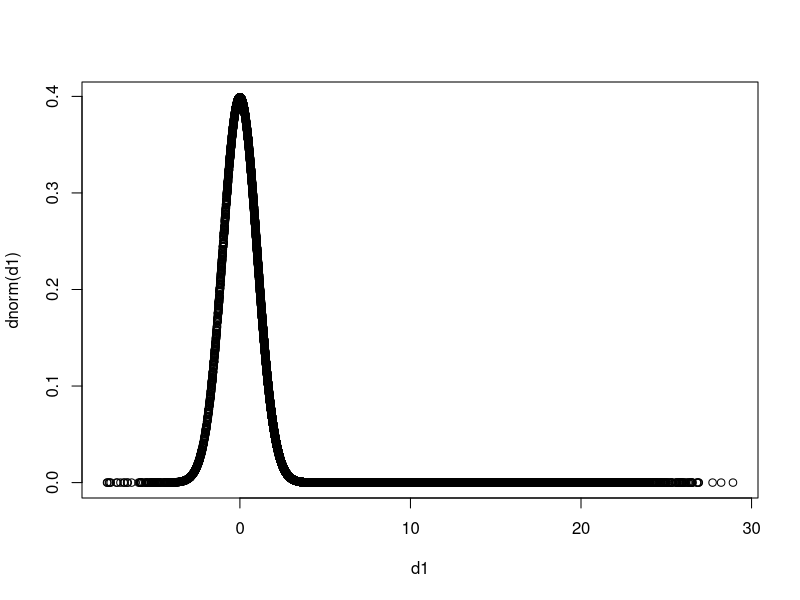
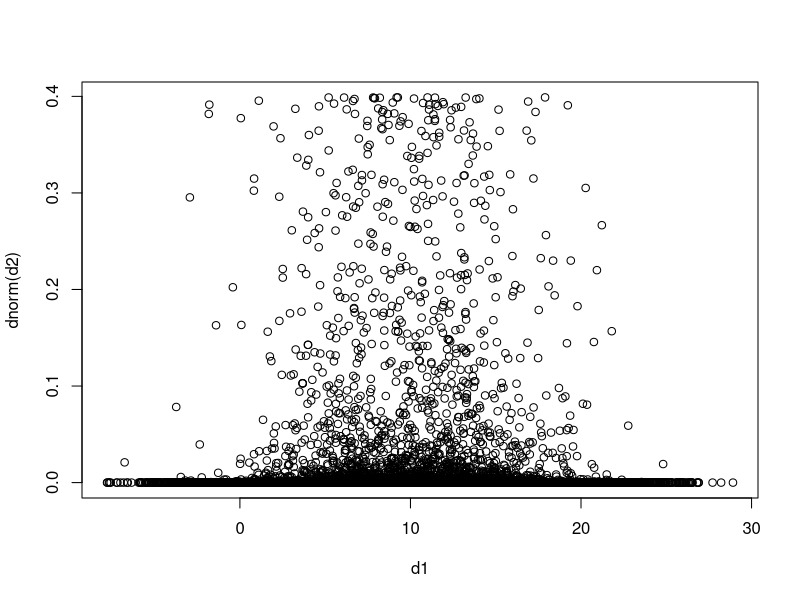
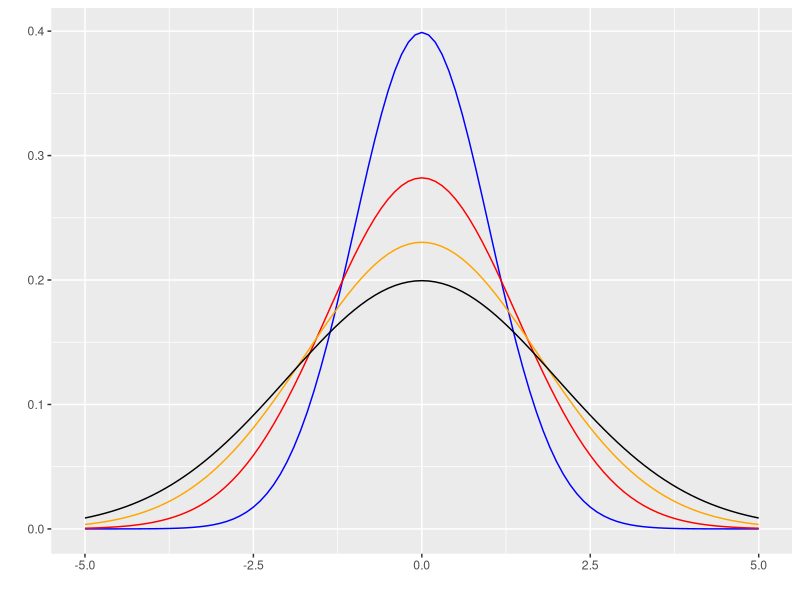
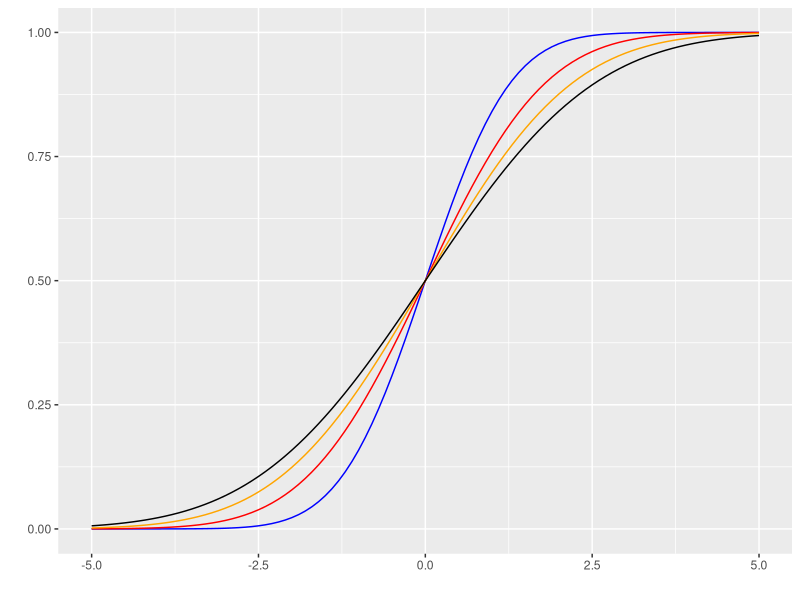
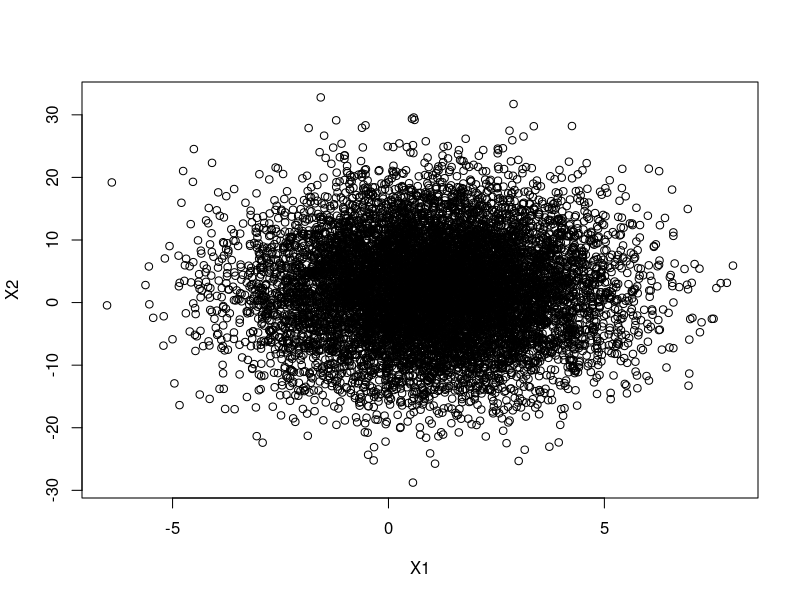
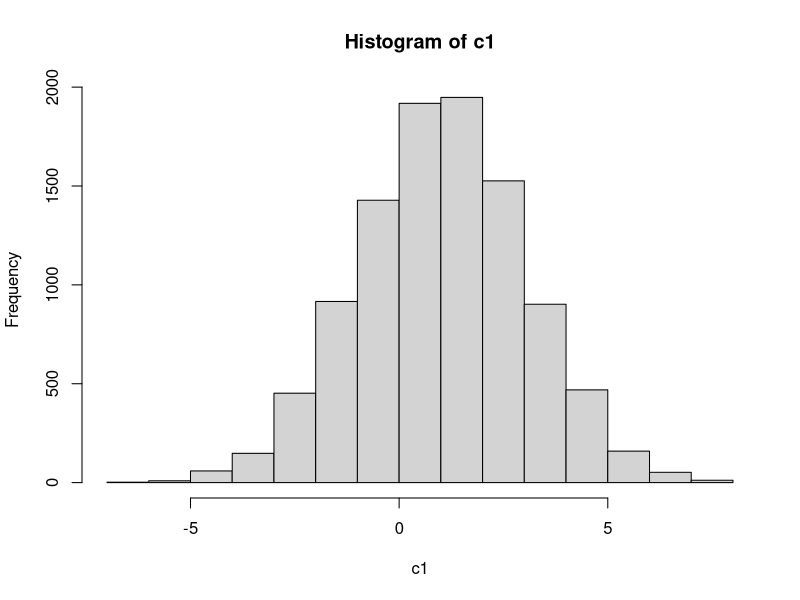
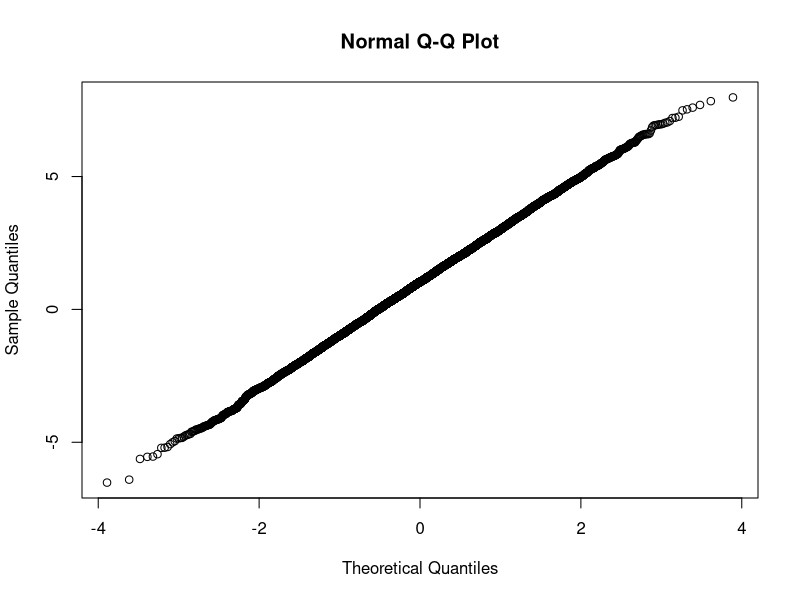
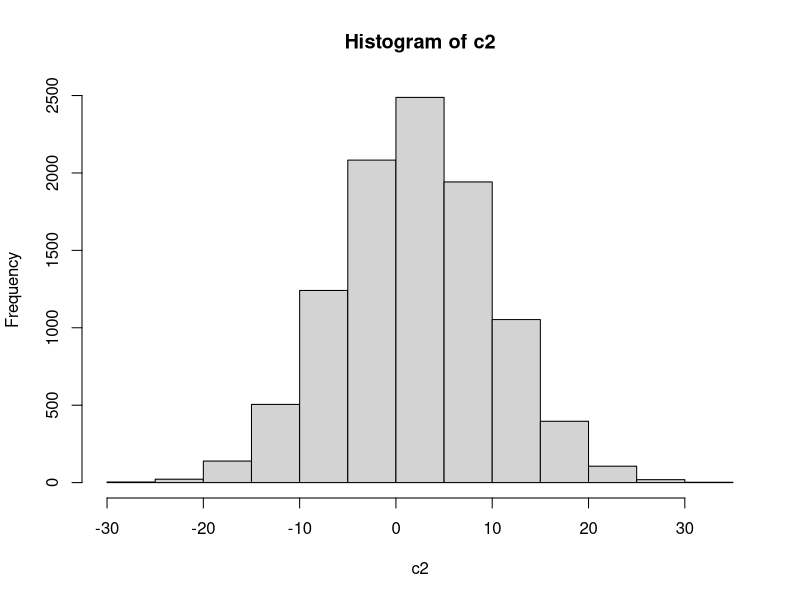

The R source for these figures, in order:
#### Distribución Normal Univariada ####

d1 <- rnorm(100000, mean = 10, sd = sqrt(20))
d2 <- rnorm(100000, mean = 10, sd = sqrt(10))
d3 <- rnorm(100000, mean = 10, sd = sqrt(5))

h1 <- dnorm(d1)
h2 <- dnorm(d2)
h3 <- dnorm(d3)

plot(d1, dnorm(d1))
plot(d1, dnorm(d2))

library(ggfortify)
library(ggplot2)


p <- ggfortify::ggdistribution(dnorm, seq(-5, 5, 0.1), mean = 0, sd = sqrt(1), colour = "blue")
p <- ggfortify::ggdistribution(dnorm, seq(-5, 5, 0.1), mean = 0, sd = sqrt(2), colour = "red", p = p)
p <- ggfortify::ggdistribution(dnorm, seq(-5, 5, 0.1), mean = 0, sd = sqrt(3),colour = 'orange', p = p)
ggfortify::ggdistribution(dnorm, seq(-5, 5, 0.1), mean = 0, sd = sqrt(4),colour = 'black', p = p)


1/(sqrt(2*pi)*sqrt(1)) # Maxima probabilidad
1/(sqrt(2*pi)*sqrt(2))
1/(sqrt(2*pi)*sqrt(3))
1/(sqrt(2*pi)*sqrt(4))



p <- ggfortify::ggdistribution(pnorm, seq(-5, 5, 0.1), mean = 0, sd = sqrt(1), colour = "blue")
p <- ggfortify::ggdistribution(pnorm, seq(-5, 5, 0.1), mean = 0, sd = sqrt(2), colour = "red", p = p)
p <- ggfortify::ggdistribution(pnorm, seq(-5, 5, 0.1), mean = 0, sd = sqrt(3),colour = 'orange', p = p)
ggfortify::ggdistribution(pnorm, seq(-5, 5, 0.1), mean = 0, sd = sqrt(4),colour = 'black', p = p)

# Todas alcanzan el 50% acumulado en la media
pnorm(0, mean = 0, sd = sqrt(1))
pnorm(0, mean = 0, sd = sqrt(2))
pnorm(0, mean = 0, sd = sqrt(3))
pnorm(0, mean = 0, sd = sqrt(4))
pnorm(50, mean = 50, sd = sqrt(1))

# Todas alcanzan el 68% acumulado +- 1 Desvio
pnorm(sqrt(1), mean = 10, sd = sqrt(1)) - pnorm(-sqrt(1), mean = 10, sd = sqrt(1))
pnorm(sqrt(2), mean = 0, sd = sqrt(2)) - pnorm(-sqrt(2), mean = 0, sd = sqrt(2))
pnorm(sqrt(3), mean = 0, sd = sqrt(3)) - pnorm(-sqrt(3), mean = 0, sd = sqrt(3))
pnorm(sqrt(4), mean = 0, sd = sqrt(4)) - pnorm(-sqrt(4), mean = 0, sd = sqrt(4))
pnorm(50+sqrt(4), mean = 50, sd = sqrt(4)) - pnorm(50-sqrt(4), mean = 50, sd = sqrt(4))

# Todas alcanzan el 95% acumulado +- 2 Desvio
pnorm(2*sqrt(1), mean = 0, sd = sqrt(1)) - pnorm(2*-sqrt(1), mean = 0, sd = sqrt(1))
pnorm(2*sqrt(2), mean = 0, sd = sqrt(2)) - pnorm(2*-sqrt(2), mean = 0, sd = sqrt(2))
pnorm(2*sqrt(3), mean = 0, sd = sqrt(3)) - pnorm(2*-sqrt(3), mean = 0, sd = sqrt(3))
pnorm(2*sqrt(4), mean = 0, sd = sqrt(4)) - pnorm(2*-sqrt(4), mean = 0, sd = sqrt(4))
pnorm(50+2*sqrt(4), mean = 50, sd = sqrt(4)) - pnorm(50-2*sqrt(4), mean = 50, sd = sqrt(4))

# O sea que la prob acumulada depende de cuantos desvios tome, y no del valor de los mismos


#### Distribución Normal Multivariada ####

library(MASS)

N <- 10000 # Number of random samples
set.seed(123)
# Target parameters for univariate normal distributions
rho <- 0
mu1 <- 1; s1 <- 2
mu2 <- 2; s2 <- 8

# Parameters for bivariate normal distribution
mu <- c(mu1,mu2) # Mean
(sigma <- matrix(c(s1^2, s1*s2*rho, s1*s2*rho, s2^2),
                2)) # Covariance matrix


bvn <- mvrnorm(N, mu = mu, Sigma = sigma ) # from MASS package
colnames(bvn) <- c("X1","X2")

plot(bvn)

# La variable se distribuye con media (1, 1) y varianza matriz sigma

ct1 = matrix(rep(c(1, 0), nrow(bvn)), ncol = 2, byrow = T)
c1 = (ct1 * bvn)[,1]
mean(c1)
var(c1)
sd(c1)

hist(c1)
qqnorm(c1)


ct2 = matrix(rep(c(0, 1), nrow(bvn)), ncol = 2, byrow = T)
c2 = (ct2 * bvn)[,2]
mean(c2)
var(c2)
sd(c2)


hist(c2)

p <- ggfortify::ggdistribution(dnorm, seq(-30, 30, 0.1), mean = mean(c1), sd = sd(c1),colour = 'orange')
ggfortify::ggdistribution(dnorm, seq(-30, 30, 0.1), mean = mean(c2), sd = sd(c2),colour = 'blue', p = p)


# Las nuevas variables, combinacion lineal usando los vectores canonicos, de la normal bivariada tiene media:

ct1[1,]%*%t(cbind(mu1, mu2))
ct2[1,]%*%t(cbind(mu1, mu2))

# Ahora probemos con otras combinaciones lineales, de a pares
# Primero con uno

ct3 = matrix(rep(c(2, 3), nrow(bvn)), ncol = 2, byrow = T)
c3 = (ct3 * bvn)

hist(c3, breaks = 100)

ct3[1,]%*%matrix(colMeans(bvn), nrow = 2) # Media

t(ct3[1,])%*%cov(bvn)%*%ct3[1,] # Varianza
sqrt(t(ct3[1,])%*%cov(bvn)%*%ct3[1,]) # Desvio

# Luego con otro

ct4 = matrix(rep(c(-3, 1), nrow(bvn)), ncol = 2, byrow = T)
c4 = (ct4 * bvn)

ct4[1,]%*%matrix(colMeans(bvn), nrow = 2) # Media

t(ct4[1,])%*%cov(bvn)%*%ct4[1,] # Varianza
sqrt(t(ct4[1,])%*%cov(bvn)%*%ct4[1,]) # Desvio

hist(c4, breaks = 100)

pnorm(ct4[1,]%*%matrix(colMeans(bvn), nrow = 2), mean = ct4[1,]%*%matrix(colMeans(bvn), nrow = 2) , sd = sqrt(t(ct4[1,])%*%cov(bvn)%*%ct4[1,])) # Media

# Y en ambos casos obtenemos una variable normal univariada.
# Ahora si los tomo juntos

ct34 = rbind(ct3[1,], ct4[1,])
c34 = (bvn %*% ct34)

ct34%*%matrix(colMeans(bvn), nrow = 2) # El vector de medias son las medias de las transformaciones anteriores por separado

t(ct34)%*%cov(bvn)%*%ct34 # La matriz de covarianza resultante


plot(c34[,1], c34[,2])
plot(bvn[,1], bvn[,2])

cor(bvn) # Antes tenia rho .3
cor(c34) # Ahora despues de la comb lineal tiene -.76

sum(diag(cov(c34)))
sum(diag(eigen(cov(c34))$values)) # Varianza total de la comb lineal, formando una nueva bvn



# Y los con los vectores canonicos?

# No cambio nada, lo cual es logico

(ct12 = rbind(ct1[1,], ct2[1,]))
c12 = (bvn %*% ct12) # Es el mismo vector

ct12%*%matrix(colMeans(bvn), nrow = 2) # El vector de medias son las medias de las transformaciones anteriores por separado

t(ct12)%*%cov(bvn)%*%ct12 # La matriz de covarianza resultante
cov(bvn)

plot(c12[,1], c12[,2])
plot(bvn[,1], bvn[,2])

cor(bvn) 
cor(c12) 

sum(diag(cov(c12)))
sum(diag(eigen(cov(c12))$values)) # Varianza total de la comb lineal, formando una nueva bvn



# Y los con un vector de puros 1?

(ct56 = matrix(rbind(c(1,1), c(1,1)), byrow = T, nrow = 2))
c56 = (bvn %*% ct56) # Es el mismo vector

ct56%*%matrix(colMeans(bvn), nrow = 2) # El vector de medias son las medias de las transformaciones anteriores por separado

t(ct56)%*%cov(bvn)%*%ct56 # La matriz de covarianza resultante
cov(bvn)

plot(c56[,1], c56[,2])
plot(bvn[,1], bvn[,2])

cor(bvn) 
cor(c56) # El rho se torna 1, es decir correlacion perfecta

sum(diag(cov(c56)))
sum(diag(eigen(cov(c56))$values)) # Varianza total de la comb lineal, formando una nueva bvn


# Veamos los graficos de contorno

bivn.kde <- kde2d(bvn[,1], bvn[,2], n = 50)   # from MASS package
image(bivn.kde)       # from base graphics package
contour(bivn.kde, add = TRUE)     # from base graphics package
